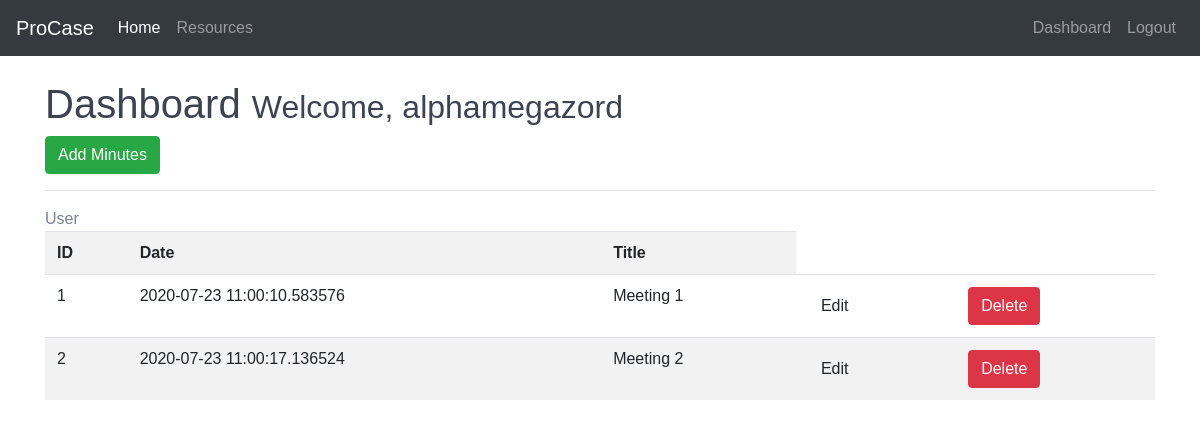
The page /dashboard (signed in) on the database as committed earlier.
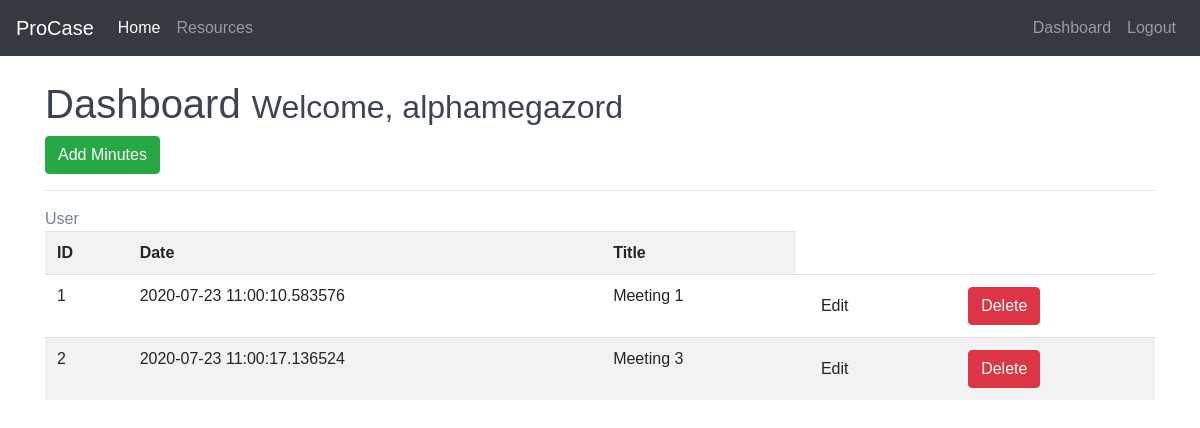
The same page on the database as committed later.
### app.py (models this page shows)
class updates(db.Model):
    id    = db.Column(db.Integer,primary_key =True)
    title = db.Column(db.String(50))
    content = db.Column(db.Text)
    date_posted = db.Column(db.DateTime)

### app.py (the view)
@app.route('/dashboard')
@is_logged_in
def dashboard():
    minutes = updates.query.all()
    if minutes:
        return render_template('dashboard.html',minutes=minutes)
    else:
        msg = "No articles found"
        return render_template('dashboard.html',msg=msg)

### app.py (called while the page is built)
def is_logged_in(f):
    @wraps(f)
    def wrap(*args, **kwargs):
        if 'logged_in' in session:
            return f(*args,**kwargs)
        else:
            flash ("Unauthorized, Please Log in","danger")
            return redirect(url_for('login'))
    return wrap

### templates/dashboard.html (shortened to what this page needs)
{% extends 'layout.html' %}
{% block header %}
<p>
<h1>Dashboard</h1>
</p>
{% endblock %}
{% block body %}
<h1>Dashboard <small>Welcome, {{session.username}}</small> </h1>
<a class="btn btn-success" href="/add_articles"> Add Minutes</a>
<hr>
<table class="table table-striped">
    <tr>
        <th>ID</th>
        <th>Date</th>
        <th>Title</th>User
    </tr>
    {% for minute in minutes %}
    <tr>
        <td>{{minute.id}}</td>
        <td>{{minute.date_posted}}</td>
        <td>{{minute.title}}</td>
        <td><a href='edit_article/{{minute.id}}' class="btn btn-default pullright">Edit</a></td>
        <td><a href='#' class="btn btn-danger pullright">Delete</a></td>
    </tr>
    {% endfor %}
</table>
{% endblock %}

Rows that differ between the two databases and show on the page:
changed updates id 2: title "Meeting 2" → "Meeting 3"
